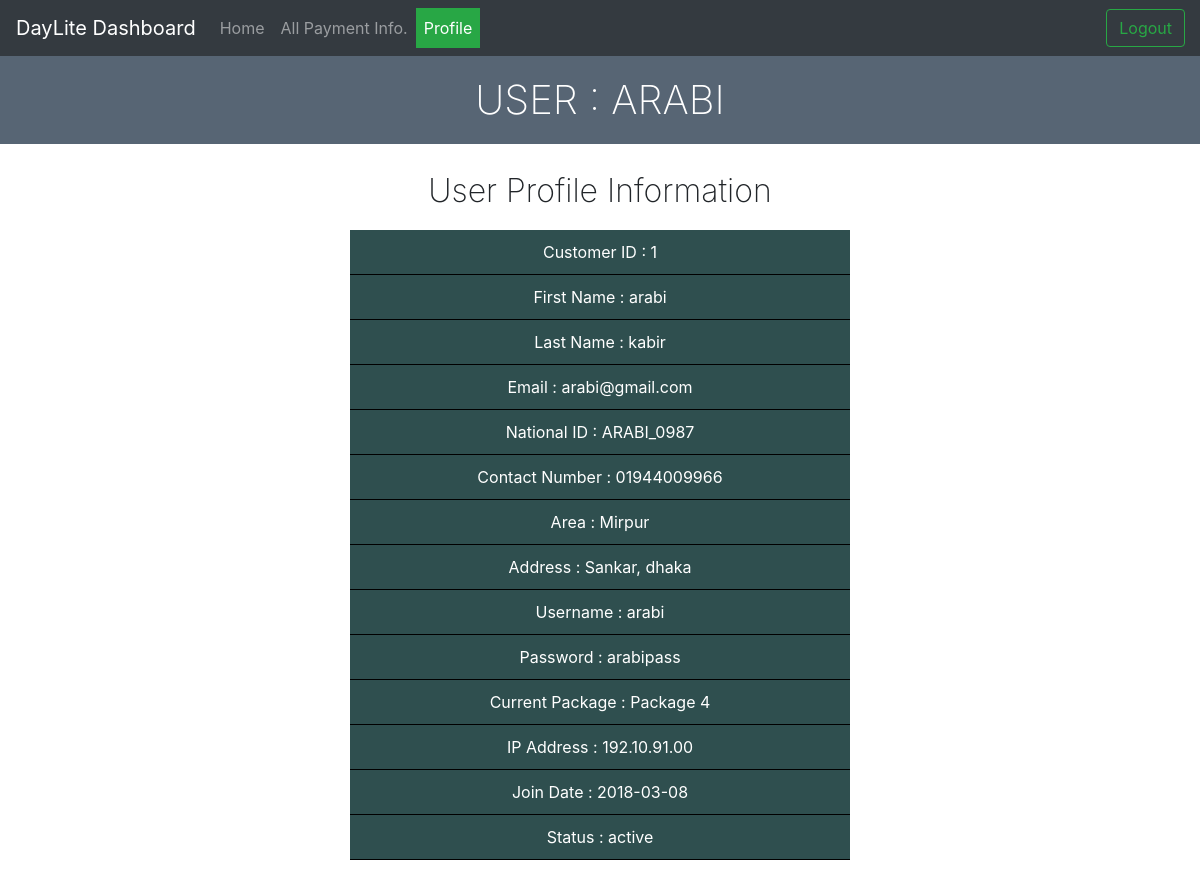
The page /page/user_profile.php (signed in) on the database its author committed.
### tables this page shows
CREATE TABLE `customer_contact_table` (
  `customer_id` int(11) NOT NULL,
  `customer_first_name` text NOT NULL,
  `customer_last_name` text NOT NULL,
  `customer_email` text NOT NULL,
  `customer_NID` text NOT NULL,
  `customer_contact_number` text NOT NULL
);

CREATE TABLE `customer_area_table` (
  `customer_id` int(11) NOT NULL,
  `customer_area` text NOT NULL,
  `customer_address` text NOT NULL
);

CREATE TABLE `customer_login_table` (
  `customer_id` int(10) NOT NULL,
  `customer_username` text NOT NULL,
  `customer_password` text NOT NULL
);

CREATE TABLE `customer_package_info_table` (
  `customer_id` int(11) NOT NULL,
  `customer_curr_package` text NOT NULL,
  `customer_ip_address` text NOT NULL,
  `customer_joindate` date NOT NULL,
  `customer_status` text NOT NULL
);

### page/user_profile.php (the view, shortened to what this page needs)
<!DOCTYPE html>
<html lang="en">
<head>
    <link rel="stylesheet" href="https://maxcdn.bootstrapcdn.com/bootstrap/4.0.0/css/bootstrap.min.css">
    <link rel="stylesheet" type="text/css" href="../css/page_css/user_profile.css">
</head>
<body>
    <div id="full-page">
        <section>
            <nav class="navbar navbar-expand-lg navbar-dark bg-dark">
                <a id="logo" class="navbar-brand" href="#">DayLite Dashboard</a>
                <div class="collapse navbar-collapse" id="navbarNav">
                    <ul class="navbar-nav">
                        <li class="nav-item">
                            <a class="nav-link" href="customer_home.php">Home <span class="sr-only">(current)</span></a>
                        </li>
                        <li class="nav-item" >
                            <a class="nav-link" href="customer_payment_info.php">All Payment Info.</a>
                        </li>
                        <li class="nav-item active" id="dash-board">
                            <a class="nav-link" href="user_profile.php">Profile</a>
                        </li>
                    </ul>
                    <form class="form-inline" action="../backend/user_logout.php">
                        <button id="logout-btn" class="btn btn-outline-success" type="submit">Logout</button>
                    </form>
                </div>
            </nav>
        </section>
        <div id="header">
            <h1>User : <?php echo $_SESSION["username"] ?> </h1>
        </div>
        <section id="main-content" class="container">
            <div class="row">
                <div id="my-due-payment" class="col-12">
                    <h2>User Profile Information</h2>
                        <div id="data">
                            <?php
                                include "../backend/dbConnection.php";
                                $customerid = $_SESSION['userid'];
                                $sql1 = "SELECT * FROM customer_area_table WHERE customer_id=$customerid ";
                                $sql2 = "SELECT * FROM customer_contact_table WHERE customer_id=$customerid ";
                                $sql3 = "SELECT * FROM customer_login_table WHERE customer_id=$customerid ";
                                $sql4 = "SELECT * FROM customer_package_info_table WHERE customer_id=$customerid ";
                                $result1 = mysqli_query($link, $sql1);
                                $result2 = mysqli_query($link, $sql2);
                                $result3 = mysqli_query($link, $sql3);
                                $result4 = mysqli_query($link, $sql4);
                                $row1 = mysqli_fetch_assoc($result1);
                                $row2 = mysqli_fetch_assoc($result2);
                                $row3 = mysqli_fetch_assoc($result3);
                                $row4 = mysqli_fetch_assoc($result4);
                                echo "
                                    <div class='info_row'> Customer ID : ".$row2['customer_id']." </div>
                                    <div class='info_row'> First Name : ".$row2['customer_first_name']." </div>
                                    <div class='info_row'> Last Name : ".$row2['customer_last_name']." </div>
                                    <div class='info_row'> Email : ".$row2['customer_email']." </div>
                                    <div class='info_row'> National ID : ".$row2['customer_NID']." </div>
                                    <div class='info_row'> Contact Number : ".$row2['customer_contact_number']." </div>
                                    <div class='info_row'> Area : ".$row1['customer_area']."  </div>
                                    <div class='info_row'> Address : ".$row1['customer_address']." </div>
                                    <div class='info_row'> Username : ".$row3['customer_username']."  </div>
                                    <div class='info_row'> Password : ".$row3['customer_password']." </div>
                                    <div class='info_row'> Current Package : ".$row4['customer_curr_package']."  </div>
                                    <div class='info_row'> IP Address : ".$row4['customer_ip_address']." </div>
                                    <div class='info_row'> Join Date : ".$row4['customer_joindate']."  </div>
                                    <div class='info_row'> Status : ".$row4['customer_status']." </div>
                                ";
                            ?>
                        </div>
                </div>
            </div>
        </section>
    </div>
</body>
</html>

### css/page_css/user_profile.css (style rules this page uses)
#navbarNav li { transition: background-color 0.9s, border-color 0.9s; }
#logout-btn { position: absolute; right: 15px; }
#dash-board { background-color: #28a745; }
#header { text-align: center; background-color:#576574; color: #ffffff; }
#header h1 { text-align: center; padding: 20px; font-weight: 200; text-transform: uppercase; }
#my-due-payment h2 { font-weight: 200; text-align: center; margin: 20px; }
.info_row { background-color: darkslategrey; margin: 0 auto; padding: 10px; color: white; text-align: center; border-bottom: 1px solid black; width: 500px; }
#data { margin-bottom: 80px; }

### rows shown on the page
customer_contact_table: customer_id "1", customer_first_name "arabi", customer_last_name "kabir", customer_email "arabi@gmail.com", customer_NID "ARABI_0987", customer_contact_number "01944009966"
customer_area_table: customer_area "Mirpur", customer_address "Sankar, dhaka"
customer_login_table: customer_username "arabi", customer_password "arabipass"
customer_package_info_table: customer_curr_package "Package 4", customer_ip_address "192.10.91.00", customer_joindate "2018-03-08", customer_status "active"

### other values the page prints
$_SESSION["username"] "ARABI"
